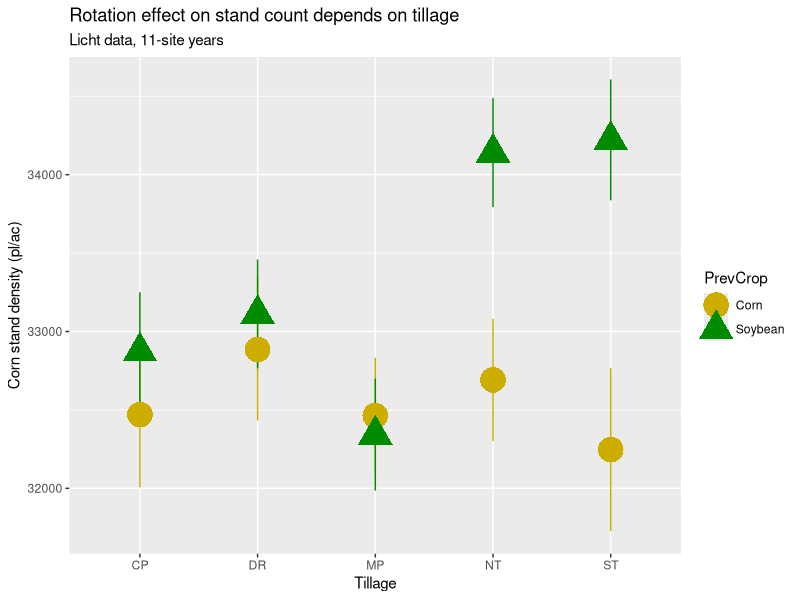

This chart was generated by the following R code:
# goal: look at mark's data
# created: 12/8/2020
# updated: 1/13/2021
# notes:

rm(list = ls())

library(tidyverse)
library(readxl)


# data --------------------------------------------------------------------

datraw <- read_csv("00-lit-explore/td_licht.csv")

#--viz
datraw %>% 
  ggplot(aes(Tillage, PlDenAve)) + 
  stat_summary(aes(color = PrevCrop, group = PrevCrop, pch = PrevCrop), size = 2) + 
  scale_color_manual(values = c("gold3", "green4")) + 
  labs(y = "Corn stand density (pl/ac)",
       subtitle = "Licht data, 11-site years",
       title = "Rotation effect on stand count depends on tillage")

ggsave("00-lit-explore/fig_licht.png")
  
datraw %>% 
    pull(SiteYear) %>% 
    unique()

  #--ave amount less
datraw %>% 
  filter(Tillage %in% c("NT", "ST")) %>% 
  select(SiteYear, PrevCrop, Tillage, Rep, PlDenAve) %>% 
  pivot_wider(names_from = PrevCrop, values_from = PlDenAve) %>% 
  mutate(pct_diff = (Corn - Soybean)/Soybean * 100) %>% 
  summarise(pct_diff = mean(pct_diff, na.rm = T))

